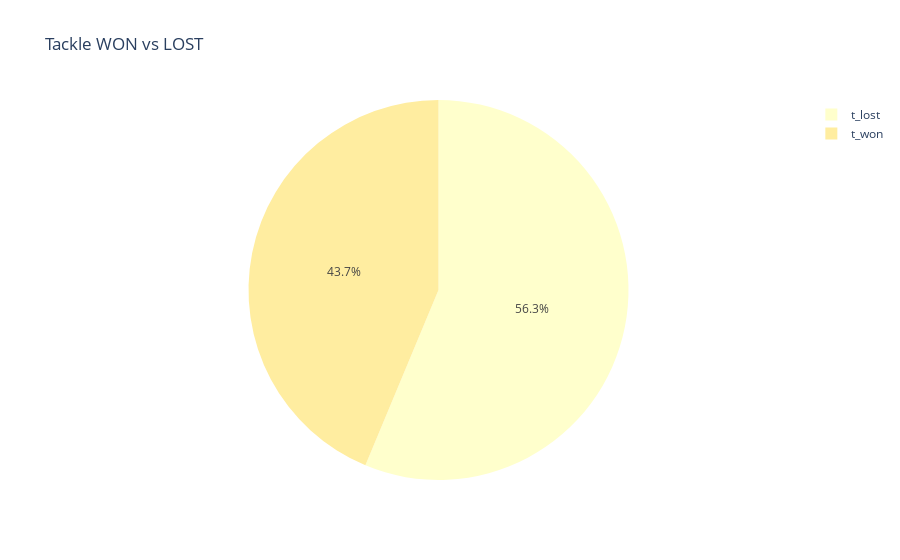

Notebook cell for this chart:
### Markdown cell above
## Tackles won-loss ratio

### Code cell
gl_sum = pd.DataFrame(dfn.sum(numeric_only = True),).T[["t_won","t_lost"]]
gl_sum=gl_sum.T
fig = px.pie(gl_sum, values=0, names=gl_sum.index, title='Tackle WON vs LOST',color_discrete_sequence=px.colors.sequential.YlOrRd)
fig.show()

### Figure 1 — Plotly figure (JSON) as saved in the notebook; plotly's stock layout.template omitted (floating-point values rounded to 4 significant figures)
{"data": [{"domain": {"x": [0, 1], "y": [0, 1]}, "hovertemplate": "index=%{label}<br>0=%{value}<extra></extra>", "labels": ["t_won", "t_lost"], "legendgroup": "", "name": "", "showlegend": true, "type": "pie", "values": [1297, 1670]}], "layout": {"legend": {"tracegroupgap": 0}, "piecolorway": ["rgb(255,255,204)", "rgb(255,237,160)", "rgb(254,217,118)", "rgb(254,178,76)", "rgb(253,141,60)", "rgb(252,78,42)", "rgb(227,26,28)", "rgb(189,0,38)", "rgb(128,0,38)"], "title": {"text": "Tackle WON vs LOST"}}}
